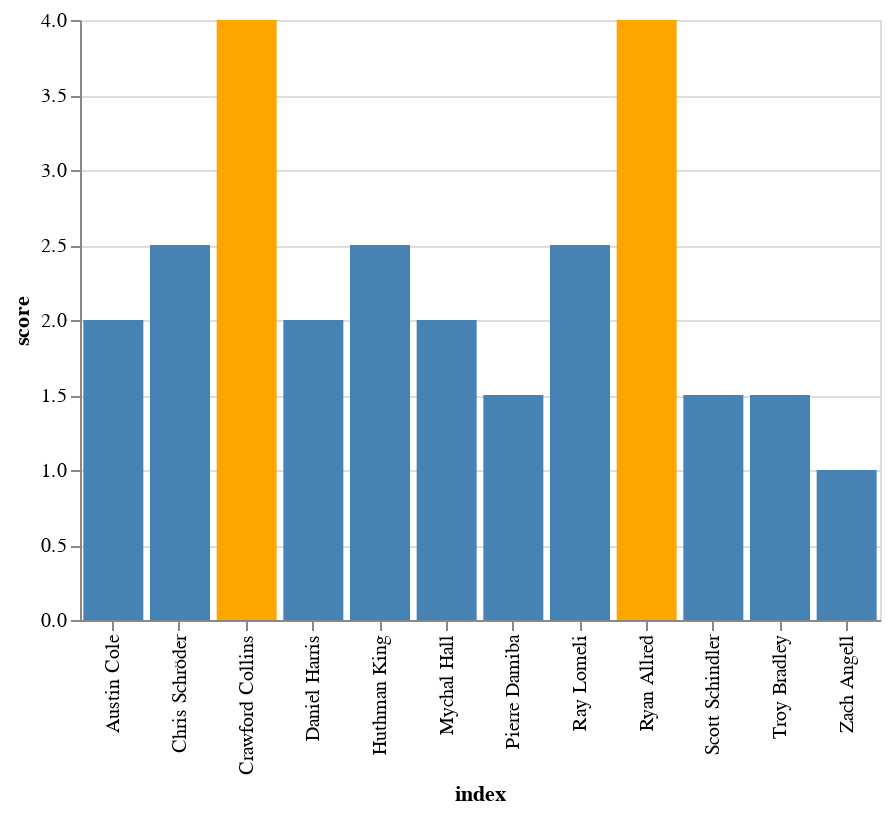

The cell this chart's notebook holds for it:
### Code cell
# alt.Chart(trn.players_df.reset_index()
#          ).mark_bar().encode(
#     x='index:N', 
#     y=alt.Y('score:Q', sort="ascending"),
#     color=alt.condition(
#         alt.datum.score > 3.5,
#         alt.value('orange'), 
#         alt.value('steelblue')
#     )
# ).serve()

# help(alt.Y)

### Figure 1 — Vega-Lite specification as saved in the notebook (floating-point values rounded to 4 significant figures)
{"$schema": "https://vega.github.io/schema/vega-lite/v2.6.0.json", "config": {"view": {"height": 300, "width": 400}}, "data": {"name": "data-5ac2a44009dec2195b647a8d085d8988"}, "datasets": {"data-5ac2a44009dec2195b647a8d085d8988": [{"index": "Austin Cole", "score": 2}, {"index": "Chris Schröder", "score": 2.5}, {"index": "Crawford Collins", "score": 4}, {"index": "Daniel Harris", "score": 2}, {"index": "Huthman King", "score": 2.5}, {"index": "Mychal Hall", "score": 2}, {"index": "Pierre Damiba", "score": 1.5}, {"index": "Ray Lomeli", "score": 2.5}, {"index": "Ryan Allred", "score": 4}, {"index": "Scott Schindler", "score": 1.5}, {"index": "Troy Bradley", "score": 1.5}, {"index": "Zach Angell", "score": 1}]}, "encoding": {"color": {"condition": {"test": "(datum.score > 3.5)", "value": "orange"}, "value": "steelblue"}, "x": {"field": "index", "type": "nominal"}, "y": {"field": "score", "sort": "ascending", "type": "quantitative"}}, "mark": "bar"}
